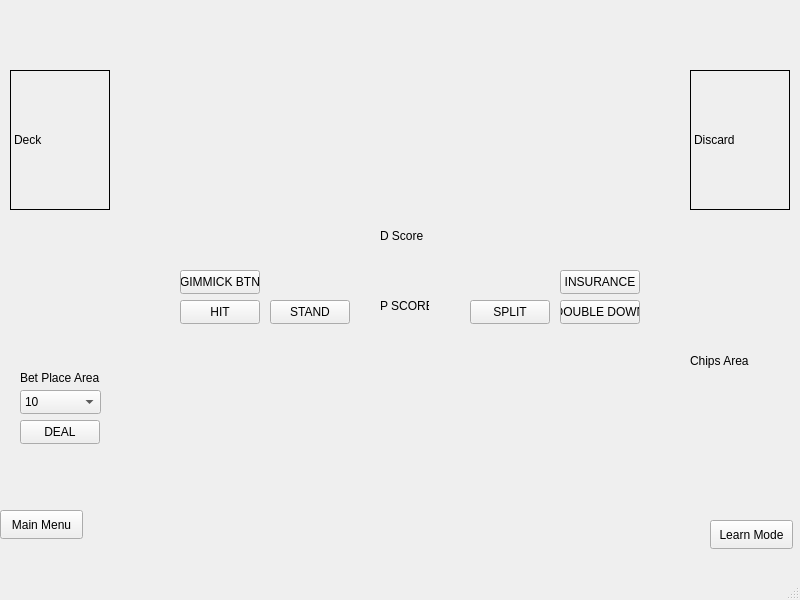
<?xml version="1.0" encoding="UTF-8"?>
<ui version="4.0">
 <class>PlayWindow</class>
 <widget class="QMainWindow" name="PlayWindow">
  <property name="geometry">
   <rect>
    <x>0</x>
    <y>0</y>
    <width>800</width>
    <height>600</height>
   </rect>
  </property>
  <property name="windowTitle">
   <string>MainWindow</string>
  </property>
  <widget class="QWidget" name="centralwidget">
   <widget class="QPushButton" name="mainPushButton">
    <property name="geometry">
     <rect>
      <x>0</x>
      <y>510</y>
      <width>83</width>
      <height>29</height>
     </rect>
    </property>
    <property name="text">
     <string>Main Menu</string>
    </property>
   </widget>
   <widget class="QPushButton" name="learnPushButton">
    <property name="geometry">
     <rect>
      <x>710</x>
      <y>520</y>
      <width>83</width>
      <height>29</height>
     </rect>
    </property>
    <property name="text">
     <string>Learn Mode</string>
    </property>
   </widget>
   <widget class="QLabel" name="label_8">
    <property name="geometry">
     <rect>
      <x>20</x>
      <y>370</y>
      <width>81</width>
      <height>16</height>
     </rect>
    </property>
    <property name="text">
     <string>Bet Place Area</string>
    </property>
   </widget>
   <widget class="QWidget" name="horizontalLayoutWidget">
    <property name="geometry">
     <rect>
      <x>120</x>
      <y>70</y>
      <width>561</width>
      <height>141</height>
     </rect>
    </property>
    <layout class="QHBoxLayout" name="dealerArea"/>
   </widget>
   <widget class="QPushButton" name="pushButton_4">
    <property name="geometry">
     <rect>
      <x>560</x>
      <y>300</y>
      <width>80</width>
      <height>24</height>
     </rect>
    </property>
    <property name="text">
     <string>DOUBLE DOWN</string>
    </property>
   </widget>
   <widget class="QWidget" name="horizontalLayoutWidget_2">
    <property name="geometry">
     <rect>
      <x>120</x>
      <y>340</y>
      <width>561</width>
      <height>141</height>
     </rect>
    </property>
    <layout class="QHBoxLayout" name="playerArea"/>
   </widget>
   <widget class="QPushButton" name="pushButton_6">
    <property name="geometry">
     <rect>
      <x>20</x>
      <y>420</y>
      <width>80</width>
      <height>24</height>
     </rect>
    </property>
    <property name="text">
     <string>DEAL</string>
    </property>
   </widget>
   <widget class="QPushButton" name="pushButton_3">
    <property name="geometry">
     <rect>
      <x>270</x>
      <y>300</y>
      <width>80</width>
      <height>24</height>
     </rect>
    </property>
    <property name="text">
     <string>STAND</string>
    </property>
   </widget>
   <widget class="QLabel" name="label_5">
    <property name="geometry">
     <rect>
      <x>380</x>
      <y>280</y>
      <width>49</width>
      <height>51</height>
     </rect>
    </property>
    <property name="text">
     <string>P SCORE</string>
    </property>
   </widget>
   <widget class="QPushButton" name="pushButton_7">
    <property name="geometry">
     <rect>
      <x>180</x>
      <y>270</y>
      <width>80</width>
      <height>24</height>
     </rect>
    </property>
    <property name="text">
     <string>GIMMICK BTN</string>
    </property>
   </widget>
   <widget class="QLabel" name="label_6">
    <property name="geometry">
     <rect>
      <x>380</x>
      <y>210</y>
      <width>49</width>
      <height>51</height>
     </rect>
    </property>
    <property name="text">
     <string>D Score</string>
    </property>
   </widget>
   <widget class="QLabel" name="discardDeck">
    <property name="geometry">
     <rect>
      <x>690</x>
      <y>70</y>
      <width>100</width>
      <height>140</height>
     </rect>
    </property>
    <property name="frameShape">
     <enum>QFrame::Box</enum>
    </property>
    <property name="text">
     <string>Discard</string>
    </property>
   </widget>
   <widget class="QPushButton" name="pushButton_2">
    <property name="geometry">
     <rect>
      <x>180</x>
      <y>300</y>
      <width>80</width>
      <height>24</height>
     </rect>
    </property>
    <property name="text">
     <string>HIT</string>
    </property>
   </widget>
   <widget class="QLabel" name="label_7">
    <property name="geometry">
     <rect>
      <x>690</x>
      <y>230</y>
      <width>101</width>
      <height>261</height>
     </rect>
    </property>
    <property name="text">
     <string>Chips Area</string>
    </property>
   </widget>
   <widget class="QLabel" name="drawDeck">
    <property name="geometry">
     <rect>
      <x>10</x>
      <y>70</y>
      <width>100</width>
      <height>140</height>
     </rect>
    </property>
    <property name="frameShape">
     <enum>QFrame::Box</enum>
    </property>
    <property name="text">
     <string>Deck</string>
    </property>
   </widget>
   <widget class="QPushButton" name="pushButton">
    <property name="geometry">
     <rect>
      <x>470</x>
      <y>300</y>
      <width>80</width>
      <height>24</height>
     </rect>
    </property>
    <property name="text">
     <string>SPLIT</string>
    </property>
   </widget>
   <widget class="QPushButton" name="pushButton_5">
    <property name="geometry">
     <rect>
      <x>560</x>
      <y>270</y>
      <width>80</width>
      <height>24</height>
     </rect>
    </property>
    <property name="text">
     <string>INSURANCE</string>
    </property>
   </widget>
   <widget class="QComboBox" name="comboBox">
    <property name="geometry">
     <rect>
      <x>20</x>
      <y>390</y>
      <width>81</width>
      <height>24</height>
     </rect>
    </property>
    <item>
     <property name="text">
      <string>10</string>
     </property>
    </item>
    <item>
     <property name="text">
      <string>20</string>
     </property>
    </item>
    <item>
     <property name="text">
      <string>30</string>
     </property>
    </item>
    <item>
     <property name="text">
      <string>40</string>
     </property>
    </item>
    <item>
     <property name="text">
      <string>50</string>
     </property>
    </item>
    <item>
     <property name="text">
      <string>100</string>
     </property>
    </item>
   </widget>
  </widget>
  <widget class="QMenuBar" name="menubar">
   <property name="geometry">
    <rect>
     <x>0</x>
     <y>0</y>
     <width>800</width>
     <height>25</height>
    </rect>
   </property>
  </widget>
  <widget class="QStatusBar" name="statusbar"/>
 </widget>
 <resources/>
 <connections/>
</ui>
